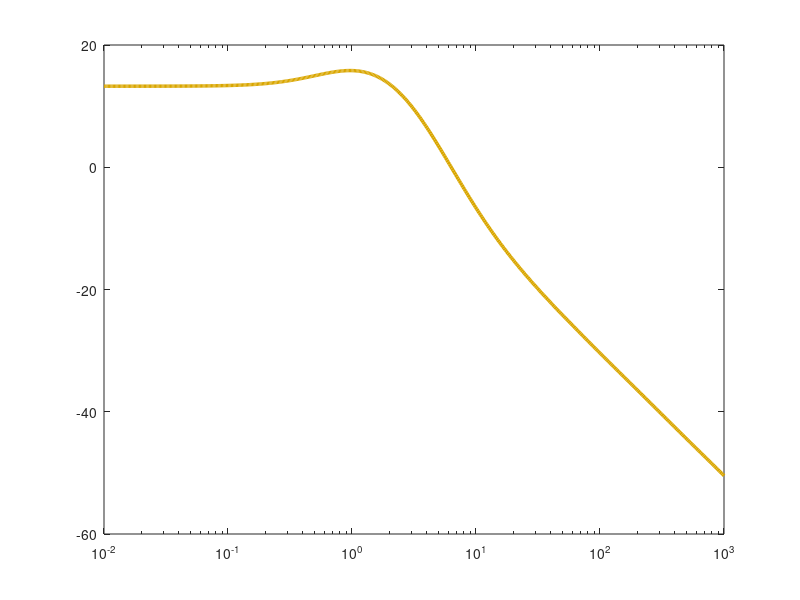

Recreate this plot in MATLAB. (Note: this script raises an error after producing the figure.)
num = [3 0 -285 -990 552]; den = conv(conv(conv([1 1],[1 2]),[1 3]), conv([1 4],[1 5]));
W = tf(num, den);
w = logspace(-2, 3, 500);

[mag, phase] = bode(W, w);
mag = squeeze(mag);
phase = squeeze(phase);

figure('Color','w','Position',[100 100 900 350])
semilogx(w, 20*log10(mag), 'LineWidth', 2.5, 'Color', [0.85, 0.65, 0])

ax = gca; ax.LineWidth = 1.5; ax.FontSize = 13;
ax.XColor = [0.3, 0.3, 0.3]; ax.YColor = [0.3, 0.3, 0.3];
grid on; grid minor; box on;
ax.GridColor = [0.9, 0.9, 0.9]; ax.GridAlpha = 0.4; 
ax.MinorGridColor = [0.95, 0.95, 0.95];ax.MinorGridAlpha = 0.2;

yline(0.01,'Color',[0.3 0.3 0.3],'LineWidth',1)
xline(6.3095,'Color',[0.3 0.3 0.3],'LineWidth',1)

xlabel('$\omega$', 'Interpreter','latex', 'FontSize',16)
ylabel('$L(\omega)$, dB', 'Interpreter','latex', 'FontSize',16)
legend('$L(\omega)$', 'Location','northeast', 'Interpreter','latex', 'FontSize',16)

set(findall(gcf, '-property', 'FontName'), 'FontName', 'DejaVu Math TeX Gyre');
exportgraphics(gcf,'../../../images/task1/o2/lach.png','Resolution',300)
exportgraphics(gcf,'../../../images/task1/o2/lach.pdf','ContentType','vector')

%%%%%%%%%%%%%%%%%%%%%%%%%%%%%%%%%%%%%%%%%%%%%%%%%%%%%%%%%%%%%%%%%%%%%%%%%%%

figure('Color','w','Position',[100 100 900 350])
semilogx(w, phase, 'LineWidth', 2.5, 'Color', [0.85, 0.65, 0])

ax = gca; ax.LineWidth = 1.5; ax.FontSize = 13;
ax.XColor = [0.3, 0.3, 0.3]; ax.YColor = [0.3, 0.3, 0.3];
grid on; grid minor; box on;
ax.GridColor = [0.9, 0.9, 0.9]; ax.GridAlpha = 0.4; 
ax.MinorGridColor = [0.95, 0.95, 0.95];ax.MinorGridAlpha = 0.2;

yline(180,'Color',[0.3 0.3 0.3],'LineWidth',1)
yline(-180,'Color',[0.3 0.3 0.3],'LineWidth',1)
xline(6.3095,'Color',[0.3 0.3 0.3],'LineWidth',1)

xlabel('$\omega$', 'Interpreter','latex', 'FontSize',16)
ylabel('$\varphi(\omega)$, deg', 'Interpreter','latex', 'FontSize',16)
legend('$\varphi(\omega)$', 'Location','northeast', 'Interpreter','latex', 'FontSize',16)

set(findall(gcf, '-property', 'FontName'), 'FontName', 'DejaVu Math TeX Gyre');
exportgraphics(gcf,'../../../images/task1/o2/lfch.png','Resolution',300)
exportgraphics(gcf,'../../../images/task1/o2/lfch.pdf','ContentType','vector')
